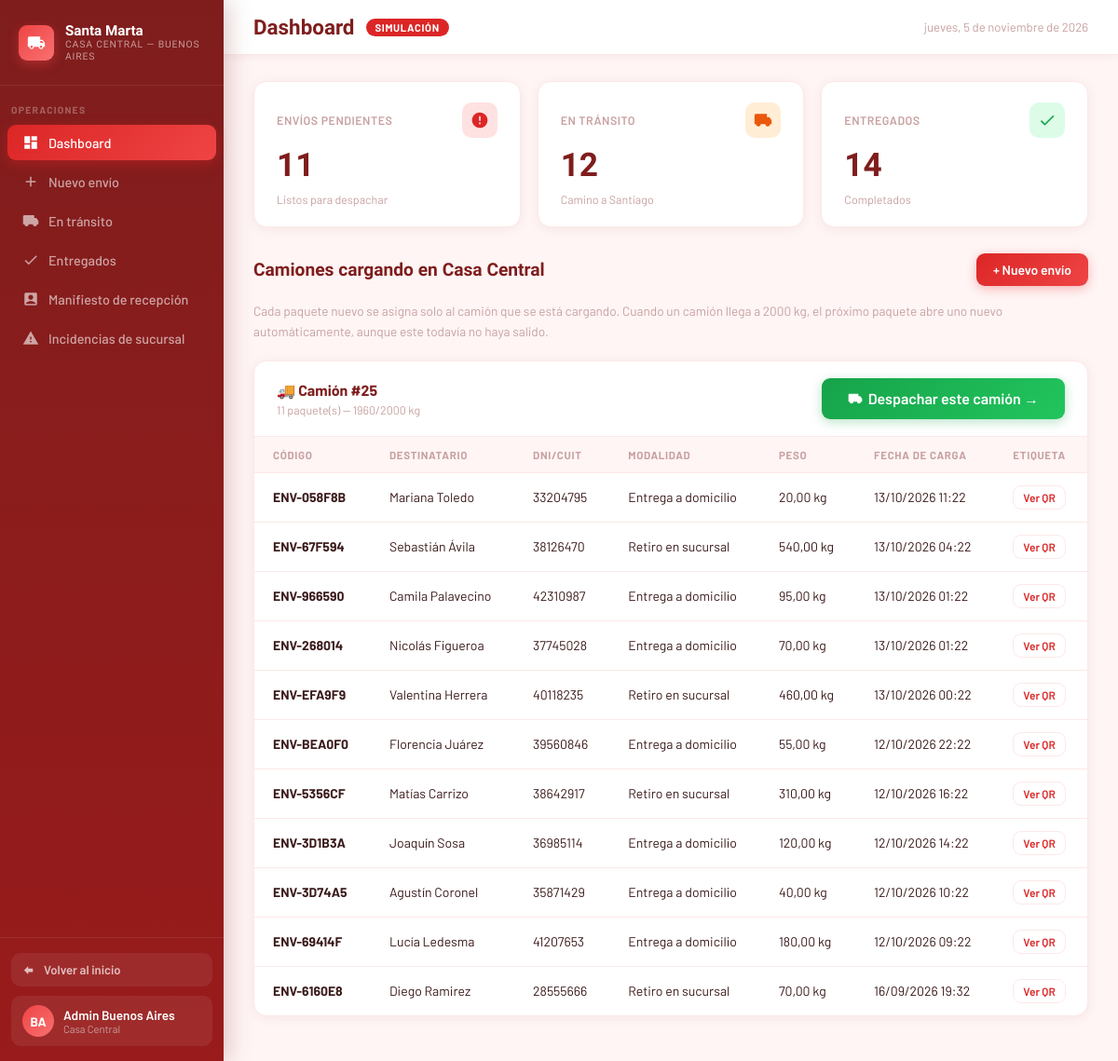
The app's page /casacentral/, older data.
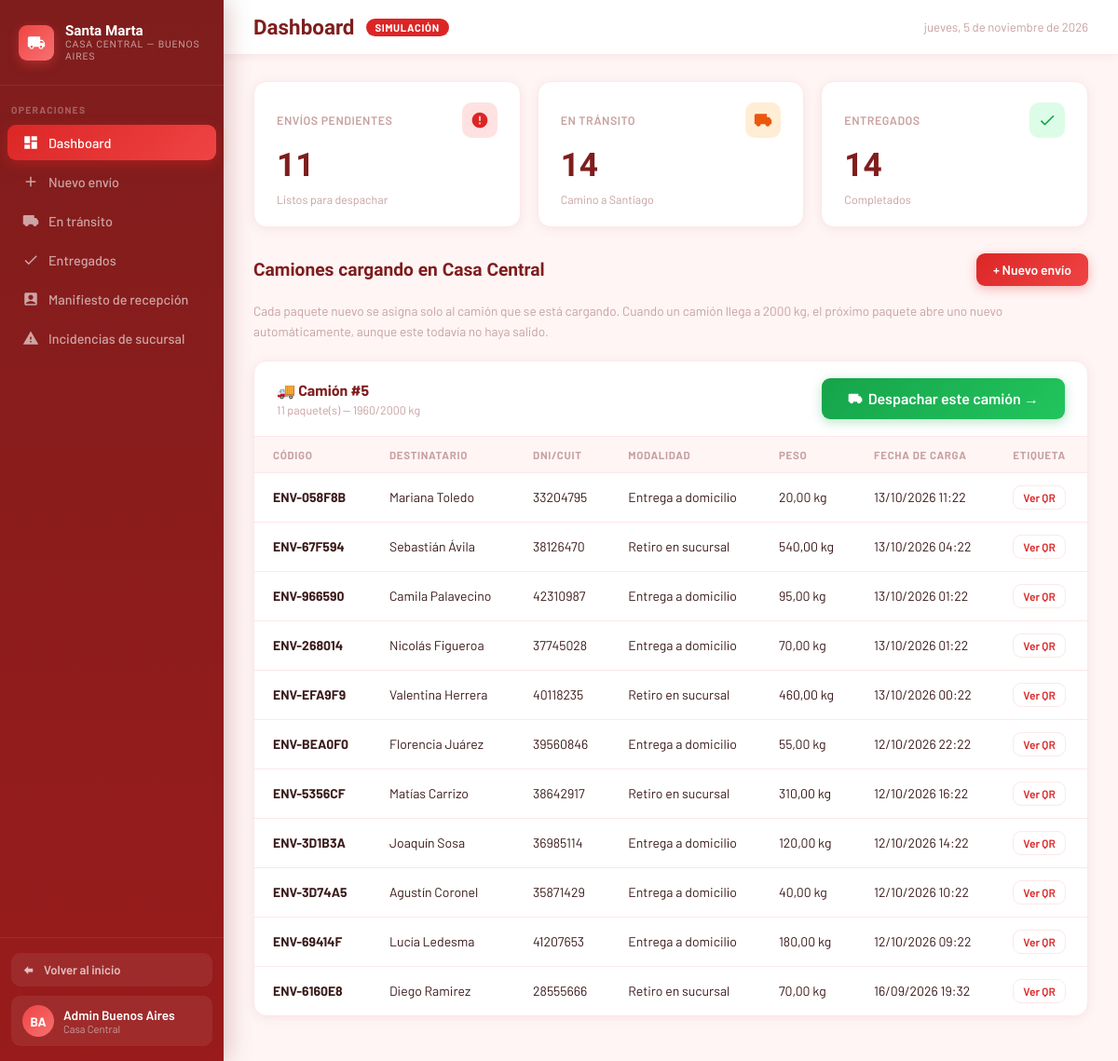
The same page, newer data.
### core/models.py (models this page shows, shortened)
class Despacho(models.Model):
    CAPACIDAD_MAX_PESO_KG = 2000
    fecha_creacion = models.DateTimeField(null=True, blank=True)
    fecha_salida = models.DateTimeField(null=True, blank=True)
    recepcion_finalizada = models.BooleanField(default=False)
    fecha_recepcion_finalizada = models.DateTimeField(null=True, blank=True)
    @property
    def total_envios(self):
        return self.envios.exclude(estado='cancelado').count()
    @property
    def peso_total(self):
        return self.envios.exclude(estado='cancelado').aggregate(total=models.Sum('peso'))['total'] or 0
    @property
    def envios_a_despachar(self):
        return self.envios.filter(estado='pendiente').order_by('-fecha_registro')
    @property
    def envios_cancelados_a_retirar(self):
        return self.envios.filter(estado='cancelado')
    @property
    def envios_recibidos(self):
        return self.envios.exclude(estado__in=['pendiente', 'en_transito', 'extraviado']).count()

class Envio(models.Model):
    ESTADO_CHOICES = [
        ('pendiente', 'Pendiente'),
        ('en_transito', 'En tránsito'),
        ('en_sucursal', 'En sucursal'),
        ('en_reparto', 'En reparto'),
        ('entregado', 'Entregado'),
        ('cancelado', 'Cancelado'),
        ('devuelto', 'Devuelto'),
        ('retenido', 'Retenido'),
        ('extraviado', 'Extraviado'),
    ]
    MODALIDAD_CHOICES = [
        ('domicilio', 'Entrega a domicilio'),
        ('sucursal', 'Retiro en sucursal'),
    ]
    ZONA_CHOICES = [
        ('norte', 'Norte'),
        ('sur', 'Sur'),
        ('este', 'Este'),
        ('oeste', 'Oeste'),
    ]
    codigo = models.CharField(max_length=20, unique=True, editable=False)
    destinatario = models.ForeignKey(Usuario, on_delete=models.PROTECT, related_name='envios')
    despacho = models.ForeignKey(Despacho, on_delete=models.SET_NULL, null=True, blank=True, related_name='envios')
    contenido = models.CharField(max_length=200)
    peso = models.DecimalField(max_digits=6, decimal_places=2, default=1, help_text='Peso en kilogramos')
    precio = models.DecimalField(max_digits=10, decimal_places=2)
    estado = models.CharField(max_length=20, choices=ESTADO_CHOICES, default='pendiente')
    modalidad = models.CharField(max_length=20, choices=MODALIDAD_CHOICES)
    direccion_entrega = models.CharField(max_length=200, blank=True)
    zona = models.CharField(max_length=10, choices=ZONA_CHOICES, blank=True)
    fecha_registro = models.DateTimeField(auto_now_add=True)
    fecha_actualizacion = models.DateTimeField(auto_now=True)
    fecha_recepcion = models.DateTimeField(null=True, blank=True)
    fecha_entrega = models.DateTimeField(null=True, blank=True)
    entregado_por = models.ForeignKey(
        Usuario, on_delete=models.SET_NULL, null=True, blank=True, related_name='entregas_realizadas'
    )
    lat = models.FloatField(null=True, blank=True)
    lon = models.FloatField(null=True, blank=True)
    notificado_demora = models.BooleanField(default=False)
    intentos_entrega = models.PositiveSmallIntegerField(default=0)
    ESTADOS_ACTIVOS = ['pendiente', 'en_transito', 'en_sucursal', 'en_reparto']
    UMBRAL_DEMORA_DIAS = 2
    MAX_INTENTOS_ENTREGA = 2
    UMBRAL_RETENCION_DIAS = 20

class Usuario(AbstractUser):
    ROL_CHOICES = [
        ('admin', 'Administrador'),
        ('empleado', 'Empleado'),
        ('cliente', 'Cliente'),
    ]
    rol = models.CharField(max_length=20, choices=ROL_CHOICES)
    dni = models.CharField(max_length=20, unique=True)
    telefono = models.CharField(max_length=20, blank=True)

### casacentral/views.py (the view)
# urls.py: path('', views.dashboard_view, name='casacentral_dashboard'),
def dashboard_view(request):
    envios_pendientes = Envio.objects.filter(estado='pendiente').order_by('-fecha_registro')
    envios_transito = Envio.objects.filter(estado='en_transito').select_related('destinatario').order_by('-fecha_registro')
    envios_entregados = Envio.objects.filter(estado='entregado').select_related('destinatario').order_by('-fecha_registro')
    envios_recibidos = Envio.objects.exclude(fecha_recepcion__isnull=True).order_by('-fecha_recepcion')
    incidencias_sucursal = Incidencia.objects.filter(
        envio__despacho__isnull=False
    ).select_related('envio', 'envio__despacho', 'envio__destinatario', 'registrado_por').order_by('-fecha')
    return render(request, 'casacentral/dashboard.html', {
        'envios_pendientes': envios_pendientes,
        'envios_transito': envios_transito,
        'envios_entregados': envios_entregados,
        'envios_recibidos': envios_recibidos,
        'incidencias_sucursal': incidencias_sucursal,
        'despachos': Despacho.objects.filter(fecha_salida__isnull=False).prefetch_related('envios').order_by('-fecha_salida'),
        'despachos_abiertos': Despacho.objects.filter(fecha_salida__isnull=True).prefetch_related('envios__destinatario').order_by('fecha_creacion'),
        'capacidad_camion': Despacho.CAPACIDAD_MAX_PESO_KG,
    })

### casacentral/templates/casacentral/dashboard.html (shortened to what the changed rows need)
<!DOCTYPE html>
<html lang="es">
<head>
</head>
<body>
<div class="main">
  <div class="content">
    <div id="page-dashboard">
      <div class="stats-grid">
        <div class="stat-card">
          <div class="stat-card-top"><span class="stat-card-label"></span><div class="stat-icon orange"></div></div>
          <div class="stat-card-num">{{ envios_transito.count }}</div>
          <div class="stat-card-sub">Camino a Santiago</div>
        </div>
      </div>
      {% for despacho in despachos_abiertos %}
      <div class="table-card" style="margin-bottom:20px;">
        <div class="table-card-header">
          <div>
            <span class="table-card-title">🚚 Camión #{{ despacho.id }}</span>
            <div style="font-size:.78rem;color:var(--gray);margin-top:4px;">
              {{ despacho.total_envios }} paquete(s) — {{ despacho.peso_total }}/{{ despacho.CAPACIDAD_MAX_PESO_KG }} kg
            </div>
          </div>
          {% if despacho.total_envios > 0 %}
          <form method="POST" action="{% url 'casacentral_despachar' %}">
            <button type="submit" class="btn btn-despachar">
              <svg viewBox="0 0 24 24" fill="currentColor" style="width:16px;height:16px;"><path d="M20 8h-3V4H3c-1.1 0-2 .9-2 2v11h2c0 1.66 1.34 3 3 3s3-1.34 3-3h6c0 1.66 1.34 3 3 3s3-1.34 3-3h2v-5l-3-4z"/></svg>
              Despachar este camión →
            </button>
          </form>
          {% else %}
          <span style="font-size:.78rem;color:var(--gray);font-style:italic;">Sin paquetes para despachar</span>
          {% endif %}
        </div>
        <table>
          <thead><tr><th>Código</th><th>Destinatario</th><th>DNI/CUIT</th><th>Modalidad</th><th>Peso</th><th>Fecha de carga</th><th>Etiqueta</th></tr></thead>
          <tbody>
            {% for envio in despacho.envios_a_despachar %}
            <tr>
              <td><strong>{{ envio.codigo }}</strong></td>
              <td>{{ envio.destinatario.get_full_name }}</td>
              <td>{{ envio.destinatario.dni }}</td>
              <td>{{ envio.get_modalidad_display }}</td>
              <td>{{ envio.peso }} kg</td>
              <td>{{ envio.fecha_registro|date:"d/m/Y H:i" }}</td>
              <td><button class="btn btn-etiqueta" onclick="verEtiqueta('{{ envio.codigo }}')">Ver QR</button></td>
            </tr>
            {% endfor %}
          </tbody>
        </table>
      </div>
      {% empty %}
      <div class="table-card">
        <div style="text-align:center;color:var(--gray);padding:24px;">No hay envíos pendientes de despacho</div>
      </div>
      {% endfor %}
    </div>
  </div>
</div>
</body>
</html>

Row changes from the older to the newer data that the page shows:
removed Despacho: id "25", total_envios "11", peso_total "1960", CAPACIDAD_MAX_PESO_KG "2000", Envio (codigo "ENV-058F8B", destinatario.get_full_name "Mariana Toledo", destinatario.dni "33204795", modalidad "Entrega a domicilio", peso "20,00", fecha_registro "13/10/2026 11:22"), Envio (codigo "ENV-67F594", destinatario.get_full_name "Sebastián Ávila", destinatario.dni "38126470", modalidad "Retiro en sucursal", peso "540,00", fecha_registro "13/10/2026 04:22"), Envio (codigo "ENV-966590", destinatario.get_full_name "Camila Palavecino", destinatario.dni "42310987", modalidad "Entrega a domicilio", peso "95,00", fecha_registro "13/10/2026 01:22"), Envio (codigo "ENV-268014", destinatario.get_full_name "Nicolás Figueroa", destinatario.dni "37745028", modalidad "Entrega a domicilio", peso "70,00", fecha_registro "13/10/2026 01:22"), Envio (codigo "ENV-EFA9F9", destinatario.get_full_name "Valentina Herrera", destinatario.dni "40118235", modalidad "Retiro en sucursal", peso "460,00", fecha_registro "13/10/2026 00:22"), Envio (codigo "ENV-BEA0F0", destinatario.get_full_name "Florencia Juárez", destinatario.dni "39560846", modalidad "Entrega a domicilio", peso "55,00", fecha_registro "12/10/2026 22:22"), Envio (codigo "ENV-5356CF", destinatario.get_full_name "Matías Carrizo", destinatario.dni "38642917", modalidad "Retiro en sucursal", peso "310,00", fecha_registro "12/10/2026 16:22"), Envio (codigo "ENV-3D1B3A", destinatario.get_full_name "Joaquín Sosa", destinatario.dni "36985114", modalidad "Entrega a domicilio", peso "120,00", fecha_registro "12/10/2026 14:22"), Envio (codigo "ENV-3D74A5", destinatario.get_full_name "Agustín Coronel", destinatario.dni "35871429", modalidad "Entrega a domicilio", peso "40,00", fecha_registro "12/10/2026 10:22"), Envio (codigo "ENV-69414F", destinatario.get_full_name "Lucía Ledesma", destinatario.dni "41207653", modalidad "Entrega a domicilio", peso "180,00", fecha_registro "12/10/2026 09:22"), Envio (codigo "ENV-6160E8", destinatario.get_full_name "Diego Ramirez", destinatario.dni "28555666", modalidad "Retiro en sucursal", peso "70,00", fecha_registro "16/09/2026 19:32")
now on this page (row edited): Despacho: id "5", total_envios "11", peso_total "1960", CAPACIDAD_MAX_PESO_KG "2000", Envio (codigo "ENV-058F8B", destinatario.get_full_name "Mariana Toledo", destinatario.dni "33204795", modalidad "Entrega a domicilio", peso "20,00", fecha_registro "13/10/2026 11:22"), Envio (codigo "ENV-67F594", destinatario.get_full_name "Sebastián Ávila", destinatario.dni "38126470", modalidad "Retiro en sucursal", peso "540,00", fecha_registro "13/10/2026 04:22"), Envio (codigo "ENV-966590", destinatario.get_full_name "Camila Palavecino", destinatario.dni "42310987", modalidad "Entrega a domicilio", peso "95,00", fecha_registro "13/10/2026 01:22"), Envio (codigo "ENV-268014", destinatario.get_full_name "Nicolás Figueroa", destinatario.dni "37745028", modalidad "Entrega a domicilio", peso "70,00", fecha_registro "13/10/2026 01:22"), Envio (codigo "ENV-EFA9F9", destinatario.get_full_name "Valentina Herrera", destinatario.dni "40118235", modalidad "Retiro en sucursal", peso "460,00", fecha_registro "13/10/2026 00:22"), Envio (codigo "ENV-BEA0F0", destinatario.get_full_name "Florencia Juárez", destinatario.dni "39560846", modalidad "Entrega a domicilio", peso "55,00", fecha_registro "12/10/2026 22:22"), Envio (codigo "ENV-5356CF", destinatario.get_full_name "Matías Carrizo", destinatario.dni "38642917", modalidad "Retiro en sucursal", peso "310,00", fecha_registro "12/10/2026 16:22"), Envio (codigo "ENV-3D1B3A", destinatario.get_full_name "Joaquín Sosa", destinatario.dni "36985114", modalidad "Entrega a domicilio", peso "120,00", fecha_registro "12/10/2026 14:22"), Envio (codigo "ENV-3D74A5", destinatario.get_full_name "Agustín Coronel", destinatario.dni "35871429", modalidad "Entrega a domicilio", peso "40,00", fecha_registro "12/10/2026 10:22"), Envio (codigo "ENV-69414F", destinatario.get_full_name "Lucía Ledesma", destinatario.dni "41207653", modalidad "Entrega a domicilio", peso "180,00", fecha_registro "12/10/2026 09:22"), Envio (codigo "ENV-6160E8", destinatario.get_full_name "Diego Ramirez", destinatario.dni "28555666", modalidad "Retiro en sucursal", peso "70,00", fecha_registro "16/09/2026 19:32")
Text that changed along with them:
{{ envios_transito.count }}: "12" → "14"
